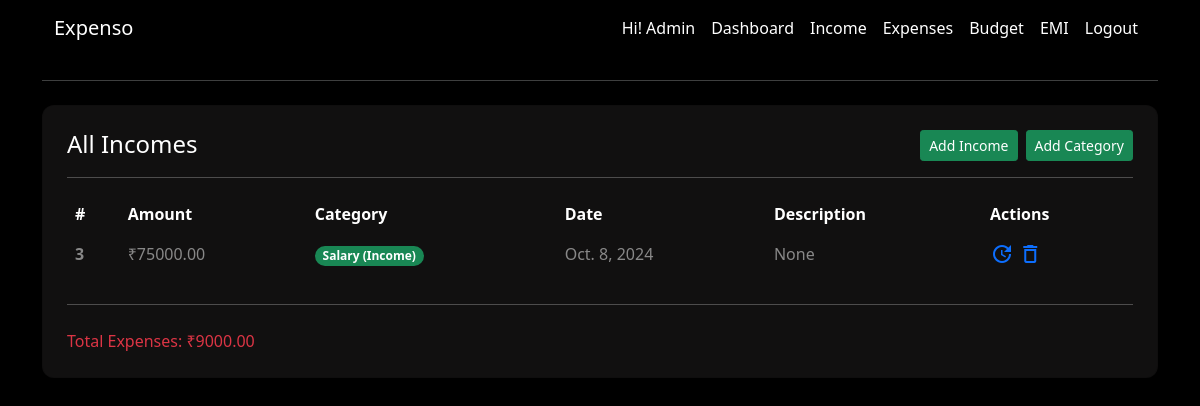
/income/ (signed in), run on an earlier commit of the app's database.
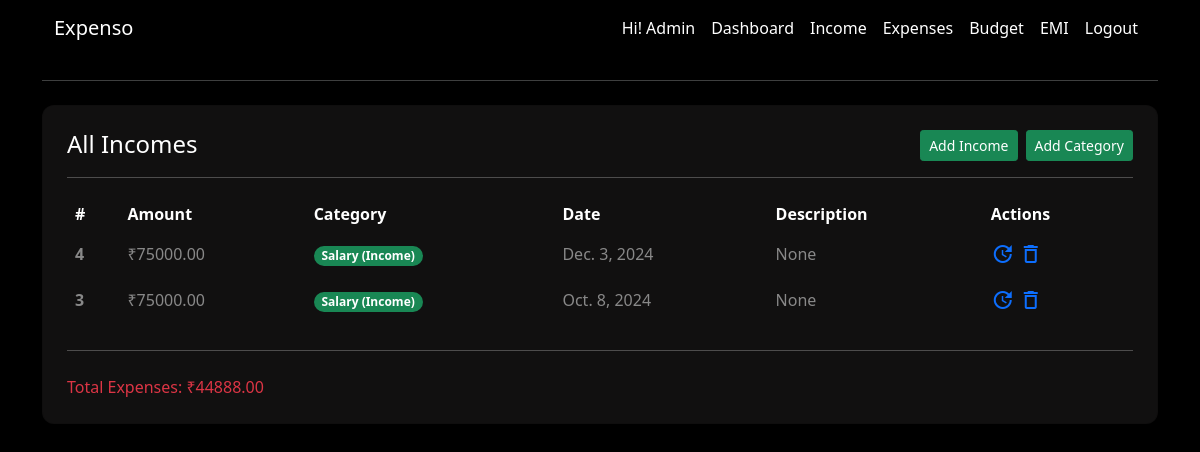
And on a later commit of the database.
### app/models.py (models this page shows, shortened)
class Income(models.Model):
    user = models.ForeignKey(  # Foreign key to associate income records with a user.
        User,  # Refers to the User model.
        on_delete=models.CASCADE,  # Deletes income records if the associated user is deleted.
        related_name='income'  # Allows reverse querying using 'income' on the User model.
    )
    amount = models.DecimalField(  # Field to store the income amount.
        max_digits=10,  # Maximum number of digits in the amount (including decimal places).
        decimal_places=2  # Number of digits after the decimal point (e.g., 12345.67).
    )
    category = models.ForeignKey(  # Foreign key to associate the income with a category.
        Category,  # Refers to the Category model.
        on_delete=models.CASCADE,  # Deletes income records if the associated category is deleted.
        limit_choices_to={'category_type': 'Income'},  # Limits category choices to "Income" type.
        related_name='income'  # Allows reverse querying using 'income' on the Category model.
    )
    description = models.TextField(  # Field to store an optional description for the income.
        blank=True,  # Allows this field to be left empty in forms.
        null=True  # Allows this field to store NULL values in the database.
    )
    date = models.DateField()  # Field to store the date of the income.
    created_at = models.DateTimeField(  # Field to store when the income record was created.
        auto_now_add=True  # Automatically sets the current timestamp when created.
    )

class Category(models.Model):
    INCOME = 'Income'  # Constant for the "Income" category type.
    EXPENSE = 'Expense'  # Constant for the "Expense" category type.
    CATEGORY_TYPES = [  # A list of choices for the 'category_type' field.
        (INCOME, 'Income'),  # First choice is "Income".
        (EXPENSE, 'Expense'),  # Second choice is "Expense".
    ]
    user = models.ForeignKey(  # Foreign key to associate categories with a user.
        User,  # Refers to the User model.
        on_delete=models.CASCADE,  # Deletes categories when the user is deleted.
        blank=True,  # Allows this field to be left empty.
        null=True,  # Allows this field to store NULL values.
        related_name='categories'  # Allows reverse querying using 'categories' on the User model.
    )
    name = models.CharField(  # Field for the category name.
        max_length=50,  # Maximum length of the name is 50 characters.
    )
    category_type = models.CharField(  # Field for the type of category (Income or Expense).
        max_length=10,  # Maximum length of the category type is 10 characters.
        choices=CATEGORY_TYPES  # Limits the field to predefined choices (Income/Expense).
    )
    created_at = models.DateTimeField(  # Field to store when the category was created.
        auto_now_add=True  # Automatically sets the current timestamp when created.
    )
    def __str__(self):  # String representation of the category object.
        return f"{self.name} ({self.category_type})"  # Displays the category name and type in admin or shell.

class User(AbstractBaseUser, PermissionsMixin):
    email = models.EmailField(
        verbose_name="email address",  # Human-readable name for email
        max_length=255,  # Maximum length for the email field
        unique=True,  # Ensures email is unique
    )
    username = models.CharField(max_length=50, unique=True, blank=True, null=True)  # Optional username field
    name = models.CharField(max_length=50)
    phone = models.CharField(max_length=10)
    is_active = models.BooleanField(default=True)  # Defaults to active
    is_admin = models.BooleanField(default=False)
    objects = UserManager()
    USERNAME_FIELD = "email"
    REQUIRED_FIELDS = ["name", "phone", "username"]
    def total_expense(self):
        return sum(expense.amount for expense in self.expenses.all()) if self.expenses.exists() else 0

class Expense(models.Model):
    user = models.ForeignKey(  # Foreign key to associate expense records with a user.
        User,  # Refers to the User model.
        on_delete=models.CASCADE,  # Deletes expense records if the associated user is deleted.
        related_name='expenses'  # Allows reverse querying using 'expenses' on the User model.
    )
    amount = models.DecimalField(  # Field to store the expense amount.
        max_digits=10,  # Maximum number of digits in the amount (including decimal places).
        decimal_places=2  # Number of digits after the decimal point (e.g., 12345.67).
    )
    category = models.ForeignKey(  # Foreign key to associate the expense with a category.
        Category,  # Refers to the Category model.
        on_delete=models.CASCADE,  # Deletes expense records if the associated category is deleted.
        limit_choices_to={'category_type': 'Expense'},  # Limits category choices to "Expense" type.
        related_name='expenses'  # Allows reverse querying using 'expenses' on the Category model.
    )
    description = models.TextField(  # Field to store an optional description for the expense.
        blank=True,  # Allows this field to be left empty in forms.
        null=True  # Allows this field to store NULL values in the database.
    )
    date = models.DateField()  # Field to store the date of the expense.
    is_fixed = models.BooleanField(  # Field to indicate if the expense is fixed (e.g., rent, subscription).
        default=False  # Default value is False, meaning the expense is not fixed.
    )
    created_at = models.DateTimeField(  # Field to store when the expense record was created.
        auto_now_add=True  # Automatically sets the current timestamp when created.
    )

### app/views.py (the view)
# urls.py: path('income/', views.income_view, name='income'),
@login_required(login_url='login')
def income_view(request):
    incomes = Income.objects.filter(user=request.user).order_by('-date')
    return render(request, 'income/income.html', context={'incomes':incomes})

### app/templates/income/income.html (shortened to what this page needs)
{% extends 'base.html' %}
{% block content %}
<hr class="my-4">
<div class="row">
    <div class="col-12 mb-4">
        <div class="card text-white shadow-sm p-4">
            <div class="d-flex justify-content-between">
                <h4 class="card-title mb-0">All Incomes</h4>
                <div class="d-flex flex-column flex-sm-row gap-2">
                    <a href="{% url 'income-add' %}" class="btn btn-sm btn-success">Add Income</a>
                    <a href="{% url 'category-add' %}" class="btn btn-sm btn-success">Add Category</a>
                </div>
            </div>
            <hr>
            <div class="table-responsive">
                <table class="table text-white">
                    <thead>
                        <tr>
                            <th scope="col">#</th>
                            <th scope="col">Amount</th>
                            <th scope="col">Category</th>
                            <th scope="col">Date</th>
                            <th scope="col">Description</th>
                            <th scope="col">Actions</th>
                        </tr>
                    </thead>
                    <tbody>
                        {% for income in incomes %}
                        <tr class="text-white-50">
                            <th scope="row">{{income.id}}</th>
                            <td>₹{{income.amount}}</td>
                            <td><span class="badge rounded-pill bg-success">{{income.category}}</span></td>
                            <td>{{income.date}}</td>
                            <td>{% if income.description %}  {{income.description}} {% else %}  None  {% endif %}</td>
                            <td>
                                <a href="{% url 'income-update' income.id %}"><span class="material-icons-outlined">update</span></a>
                                <a href="{% url 'income-delete' income.id %}"><span class="material-icons-outlined">delete</span></a>
                            </td>
                        </tr>
                        {% endfor %}
                    </tbody>
                </table>
            </div>
            <hr class="my-2">
            <div class="d-flex justify-content-between mt-3">
                <p class="mb-0 text-danger">Total Expenses: ₹{{ request.user.total_expense }}</p>
            </div>
        </div>
    </div>
</div>
{% endblock %}

### app/templates/navbar.html (shortened to what this page needs)
<nav class="navbar navbar-expand-lg" style="background-color: #000;">
  <div class="container-fluid">
    <a class="navbar-brand text-white" href="{% url 'home' %}">Expenso</a>
    <div class="collapse navbar-collapse" id="navbarTogglerDemo02">
      <ul class="navbar-nav ms-auto mb-2 mb-lg-0">
          <li class="nav-item">
            <a class="nav-link text-white" href="#">Hi! {{request.user.username | capfirst}}</a>
          </li>
        {% if request.user.is_authenticated %}
          <li class="nav-item">
            <a class="nav-link text-white" href="{% url 'dashboard' %}">Dashboard</a>
          </li>
          <li class="nav-item">
            <a class="nav-link text-white" href="{% url 'income' %}">Income</a>
          </li>
          <li class="nav-item">
            <a class="nav-link text-white" href="{% url 'expenses' %}">Expenses</a>
          </li>
          <li class="nav-item">
            <a class="nav-link text-white" href="{% url 'budgets' %}">Budget</a>
          </li>
          <li class="nav-item">
            <a class="nav-link text-white" href="{% url 'emi' %}">EMI</a>
          </li>
          <li class="nav-item">
            <a class="nav-link text-white" href="{% url 'logout' %}">Logout</a>
          </li>
          {% endif %}
      </ul>
    </div>
  </div>
</nav>

What changed in the data, as far as the page shows it:
changed User "Admin": user.total_expense "9000.00" → "44888.00"
added Income: id "4", amount "75000.00", category "Salary (Income)", date "Dec. 3, 2024", description "None"
